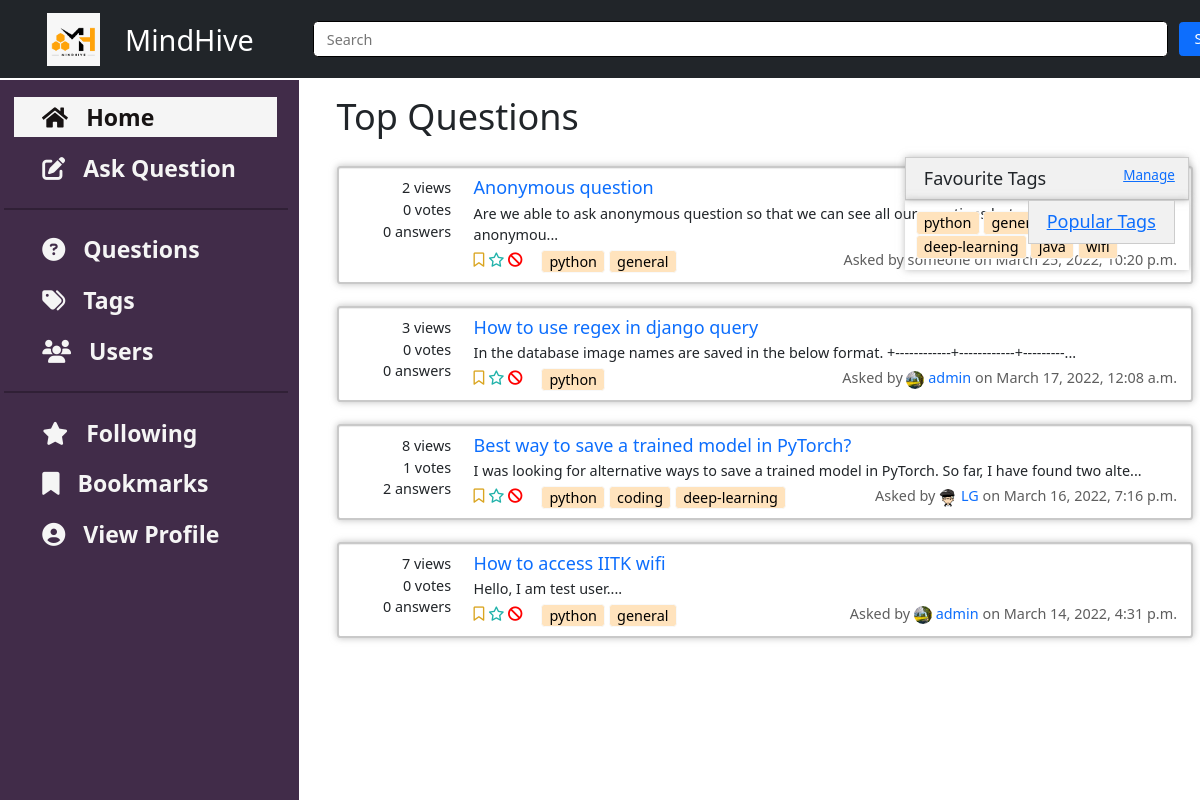
The app's page /home/tags/python with its own data.
### questions/models.py (models this page shows, shortened)
class Question(Content):
    title = models.CharField(max_length=100)
    tags = models.ManyToManyField(to='tags.Tag', blank=True)
    viewedBy = models.ManyToManyField(to='users.User', related_name='viewedBy', blank=True)
    def get_votes(self):
        return self.likedBy.count() - self.dislikedBy.count()
    def get_summary_text(self):
        text = re.sub(r'<.*?>|&+.*;+', '', self.text)
        return text[:100] + '...'
    class Meta:
        ordering = ['-pub_date']

### home/models.py (models this page shows, shortened)
class Content(models.Model):
    text = RichTextField()
    author = models.ForeignKey(to='users.User', on_delete=models.SET_NULL, related_name='author', null=True)
    anonymous = models.BooleanField(default=False)
    pub_date = models.DateTimeField('date published', default=datetime.now())
    likedBy = models.ManyToManyField(to='users.User', related_name='likedBy', blank=True)
    dislikedBy = models.ManyToManyField(to='users.User', related_name='dislikedBy', blank=True)
    def get_author_name(self):
        if self.anonymous:
            return 'Anonymous User'
        else:
            return self.author.name

### tags/models.py (models this page shows, shortened)
class Tag(models.Model):
    name = models.CharField(max_length=50)

### users/models.py (models this page shows, shortened)
class User(AbstractUser):
    username = models.CharField(max_length=20,blank=False)
    email = models.EmailField(
        verbose_name='email address',
        max_length=255,
        unique=True,
        blank=False,
        validators=[EmailValidator()]
    )
    name = models.CharField(max_length=20, blank=True, null=True)
    roll_no=models.CharField(max_length=8, blank=True, null=True)
    profile_image = models.ImageField(upload_to='profile_image', default='default.jpg')
    blocked = models.BooleanField(default=False)
    followingQuestions = models.ManyToManyField(to='questions.Question', related_name='users_following', blank=True)
    bookmarkQuestions = models.ManyToManyField(to='questions.Question', related_name='users_bookmarked', blank=True)
    favouriteTags = models.ManyToManyField(to='tags.Tag', blank=True)
    objects = UserInfoManager()
    USERNAME_FIELD = 'email'
    REQUIRED_FIELDS = ['username' ]

### home/views.py (the view)
# urls.py: path('tags/<tagname>', views.tagView, name='tags'),                  # tag questions page
def tagView(request, tagname):
    tagSel = Tag.objects.filter(name=tagname)
    tagQues = Question.objects.filter(tags__in=tagSel).distinct()
    context = {
        'questions': tagQues,
        'pop_tags': get_popular_tags()
    }
    return render(request, 'home/home.html', context=context)

### home/views.py (called while the page is built)
def get_popular_tags():
    return sorted(Tag.objects.all(), key=lambda x: x.question_set.count(), reverse=True)[:10]

### home/templates/home/home.html (shortened to what this page needs)
{% extends 'questions_list.html' %}
{% block heading %}
Top Questions
{% endblock %}

### templates/questions_list.html (shortened to what this page needs)
{% extends 'base.html' %}
{% block insert_content %}
<h1 class="container">
    {% block heading %}{% endblock %}
</h1>
<br>
<div class="container">
    {% if questions %}
    {%for question in questions%}
    <div class="card d-flex flex-row "
        style="box-shadow: 0 1px 1px rgba(0, 0, 0, 0.075) inset, 0 0 8px rgba(146, 146, 146, 0.6);">
        <div class="d-flex flex-column align-middle ques-stats">
            <span>{{question.viewedBy.count}} views</span>
            <span>{{question.get_votes}} votes</span>
            <span>{{question.answer_set.count}} answers</span>
        </div>
        <div class="d-flex flex-column">
            <a href="{% url 'questions:view_question' question_id=question.id %}" style="text-decoration: none;">
                <h5 style="margin-bottom: 4px;">{{question.title}}</h5>
            </a>
            <div style="margin-bottom: 4px;">{{question.get_summary_text}}</div>
            <div class="d-flex flex-row">
                <span>
                    <form class="follow-bookmark-form icon-only-buttons" style="display:inline">
                        <button type="submit" class="bookmark" name="action" , value="bookmark">
                            {% if user in question.users_bookmarked.all %}
                            <i class="fa-solid fa-bookmark"></i>
                            {% else %}
                            <i class="fa-regular fa-bookmark"></i>
                            {% endif %}
                        </button>
                        <button type="submit" class="follow" name="action" , value="follow">
                            {% if user in question.users_following.all %}
                            <i class="fa-solid fa-star"></i>
                            {% else %}
                            <i class="fa-regular fa-star"></i>
                            {% endif %}
                        </button>
                    </form>
                    {% if not user.blocked %}
                    <form class="icon-only-buttons" action="{% url 'questions:report' question.id %}" method="GET"
                        style="display:inline">
                        <button type="submit" name="id" , value={{question.id}}>
                            <i class="fa-solid fa-ban"></i>
                        </button>
                    </form>
                    {% endif %}
                    {% for tag in question.tags.all %}
                    {% if tag in user.favouriteTags.all %}
                    <a class="btn btn-success" style="padding: 0px 8px;" href="{% url 'home:tags' tagname=tag.name%}"
                        class="tag_questions">{{tag.name}}</a>
                    {% else %}
                    <a class="btn btn-light" style="padding: 0px 8px; background-color: rgb(255, 227, 189);"
                        href="{% url 'home:tags' tagname=tag.name%}" class="tag_questions">{{tag.name}}</a>
                    {% endif %}
                    {% endfor %}
                </span>
                <div class="text-right" style="position: absolute; right: 16px; color: rgb(94, 94, 94);">Asked by
                    {% if question.get_author_name == 'Anonymous User' %}
                    someone
                    {% else %}
                    <a style="text-decoration: none;" href="{% url 'users:view_user' question.author.id %}">
                        <img src="{{question.author.profile_image.url}}" width="20" height="20" style="border-radius: 50%;">
                        {{question.author.username}}</a>
                    {% endif %}
                    on {{question.pub_date}}
                </div>
            </div>
        </div>
    </div>
    <br />
    {%endfor%}
    {% else %}
    <h2>
        {% block empty_message %}
        No questions to display.
        {% endblock %}
    </h2>
    {% endif %}
</div>
{% endblock %}
{% block insert_right_bar %}
<br> <br> <br>
<div class="fav-tags" style="box-shadow: 0 1px 1px rgba(0, 0, 0, 0.075) inset, 0 0 8px rgba(146, 146, 146, 0.6);">
    <div class="tags-box">Favourite Tags
        <a href="{% url 'users:addtags' %}" style="position: absolute; right: 28px; font-size: 15px;">Manage</span>
    </div>
    <div style="padding: 12px;">
    </div>
</div>
<br>
<div class="popular-tags" style="box-shadow: 0 1px 1px rgba(0, 0, 0, 0.075) inset, 0 0 8px rgba(146, 146, 146, 0.6);">
    <div class="tags-box">Popular Tags</div>
    <div style="padding: 12px;">
        {% for tag in pop_tags %}
        {% if tag in user.favouriteTags.all %}
        <a class="btn btn-success" style="padding: 0px 8px; margin: 3px 0px;"
            href="{% url 'home:tags' tagname=tag.name%}" class="tag_questions">{{tag.name}}
        </a>
        {% else %}
        <a class="btn btn-light" style="padding: 0px 8px; background-color: rgb(255, 227, 189);"
            href="{% url 'home:tags' tagname=tag.name%}" class="tag_questions">{{tag.name}}
        </a>
        {% endif %}
        {% endfor %}
    </div>
</div>
{% endblock %}

### templates/base.html (shortened to what this page needs)
<!DOCTYPE html>
<html lang="en">
{% load static %}
{% load crispy_forms_tags %}
<head>
    <link href="https://cdn.jsdelivr.net/npm/bootstrap@5.1.3/dist/css/bootstrap.min.css" rel="stylesheet"
>
    <link rel="stylesheet" href="https://cdnjs.cloudflare.com/ajax/libs/font-awesome/4.7.0/css/font-awesome.min.css">
    <link href="{% static 'css/master.css'%}" rel="stylesheet" />
</head>
<body id="page-top">
    <nav class="navbar navbar-expand-lg navbar-dark bg-dark fixed-top" id="mainNav">
        <div class="container px-4">
            <a href="{% url 'home:view_home'%}" id="logo">
                <img src="{% static 'media/icon.jpg' %}" alt="MindHive" class="logo-img">
            </a>
            <a class="navbar-brand" href="#page-top">MindHive</a>
            <div class="collapse navbar-collapse" id="navbarResponsive">
                <ul class="navbar-nav ms-auto">
                    <form class="inline-block" method=get action="{% url  'home:search_results' %}">
                        <input class="form-input" type="search" placeholder="Search" aria-placeholder="Search"
                            name="searched" id="search-input">
                        <input type="submit" class="btn btn-fill btn-primary" value=" Search " id="search">
                    </form>
                    <li class="nav-item">
                        <div class="dropdown">
                        </div>
                    </li>
                    <li class="nav-item">
                        <div class="dropdown">
                        </div>
                    </li>
            </div>
        </div>
    </nav>
    <div class='container' id="left">
        <a href="{% url 'home:view_home'%}" class="sect">
            <div class="comp" id="homeButton">
                <i class="fa fa-home"></i>
                &nbsp; Home
            </div>
        </a>
        <a href="{% url 'questions:add_question'%}" class="sect">
            <div class="comp" id="askButton">
                <i class="fa-solid fa-pen-to-square"></i>
                &nbsp; Ask Question
            </div>
        </a>
        <hr color="white" style="border: 0.5px solid rgb(0, 0, 0);" />
        <a href="{% url 'home:view_questions' %}" class="sect">
            <div class="comp" id="questionButton">
                <i class="fa-solid fa-circle-question"></i>
                &nbsp; Questions
            </div>
        </a>
        <a href="{% url 'users:addtags' %}" class="sect">
            <div class="comp" id="tagsButton">
                <i class="fa-solid fa-tags"></i>
                &nbsp; Tags
            </div>
        </a>
        <a href="{% url 'users:users_list' %}" class="sect">
            <div class="comp" id="usersButton">
                <i class="fa-solid fa-users"></i>
                &nbsp; Users
            </div>
        </a>
        <hr color="white" style="border: 0.5px solid rgb(0, 0, 0);" />
        <a href="{%url 'home:following'%}" class="sect">
            <div class="comp" id="followingButton">
                <i class="fa-solid fa-star"></i>
                &nbsp; Following
            </div>
        </a>
        <a href="{%url 'home:bookmarks'%}" class="sect">
            <div class="comp" id="bookmarksButton">
                <i class="fa-solid fa-bookmark"></i>
                &nbsp; Bookmarks
            </div>
        </a>
        <a href="{% url 'users:view_user' user.id%}" class="sect">
            <div class="comp" id="profileButton">
                <i class="fa-solid fa-circle-user"></i>
                &nbsp; View Profile
            </div>
        </a>
    </div>
    <div class="content container">
        {% block insert_content %}{% endblock %}
    </div>
    <div class='container d-flex flex-column h-100' id="right">
        {% block insert_right_bar %}
        {% endblock %}
    </div>
</body>
</html>

### static/css/master.css (style rules this page uses)
* { margin: 0; padding: 0; }
html { scroll-behavior: smooth; zoom: 90%; }
:root { --navbar-height: 59px; }
#logo { color: white; display: flex; padding: 3px 22px; border-radius: 20px; text-decoration: none; }
.logo-img { height: 59px; margin: 3px 6px; }
.inline-block { display: block; width: 950px; height: 40px; }
.form-input { float: none; display: block; text-align: left; width: 100%; margin: 0; padding: 14px; border: 1px solid black; height: 40px; }
.dropdown { display: flex; right: 72px; top: 23px; margin-right: 10px; }
#search { left: 1310px; position: absolute; top: 24.5px; }
#left { position: fixed; float: left; width: 340px; top: 0; bottom: 0; overflow-y: scroll; -ms-overflow-style: none; scrollbar-width: none; display: flex; flex-direction: column; padding-top: 1%; margin-top: 89px; margin-left: -0.6%; background-color: #412c49; }
#left a { text-decoration: none; text-align: left; font-size: 1.6rem; color: #171313; }
#right { position: fixed; right: 0px; top: 0; bottom: 0; overflow-y: scroll; -ms-overflow-style: none; scrollbar-width: none; float: left; width: 340px; padding-top: 1%; margin-top: 89px; margin-left: -0.6%; }
.tags-box { padding: 8px 20px; font-size: 20px; background-color: rgb(241, 241, 241); border: 2px solid rgb(204, 204, 204); }
.sect { margin: 6px 12px; padding: 6px 13px; }
.comp { margin: -3px 8px; padding: 0px 10px; font-weight: bold; color: whitesmoke; transition-duration: 0.4s; }
.comp:hover, .sect.active, .sect.active div { color: #171313; background-color: whitesmoke; }
.navbar > .container, .navbar > .container-fluid { margin-left: 0px; }
.navbar-brand { font-size: xx-large; }
input[type="search"] { margin-left: 50px; border-radius: 5px; }
.content { position: absolute; top: 105px; left: 350px; min-width: 100px !important; max-width: 1000px !important; }
.icon-only-buttons button { background-color: transparent; border: none; color: black; padding: 0; margin: 0; }
.icon-only-buttons .fa-ban { color: rgb(255, 0, 0); }
.icon-only-buttons .fa-bookmark { color: goldenrod; }
.icon-only-buttons .fa-star { color: lightseagreen; }
.card { padding: 10px; border: 3px solid rgb(201, 201, 201); }
.ques-stats span { width: 25%; min-width: 140px; text-align: right; padding-right: 25px; }

### records on screen
Question: viewedBy.count "2", get_votes "0", answer_set.count "0", title "Anonymous question", get_summary_text "Are we able to ask anonymous question so that we can see all our questions but only see non anonymou...", shows "someone", pub_date "March 25, 2022, 10:20 p.m."
Tag: name "python"
Tag: name "general"
Question: viewedBy.count "3", get_votes "0", answer_set.count "0", title "How to use regex in django query", get_summary_text "In the database image names are saved in the below format. +------------+------------+---------...", author.profile_image (picture), author.username "admin", pub_date "March 17, 2022, 12:08 a.m."
Question: viewedBy.count "8", get_votes "1", answer_set.count "2", title "Best way to save a trained model in PyTorch?", get_summary_text "I was looking for alternative ways to save a trained model in PyTorch. So far, I have found two alte...", author.profile_image (placeholder picture), author.username "LG", pub_date "March 16, 2022, 7:16 p.m."
Tag: name "coding"
Tag: name "deep-learning"
Question: viewedBy.count "7", get_votes "0", answer_set.count "0", title "How to access IITK wifi", get_summary_text "Hello, I am test user....", author.profile_image (picture), author.username "admin", pub_date "March 14, 2022, 4:31 p.m."
Tag: name "java"
Tag: name "wifi"
